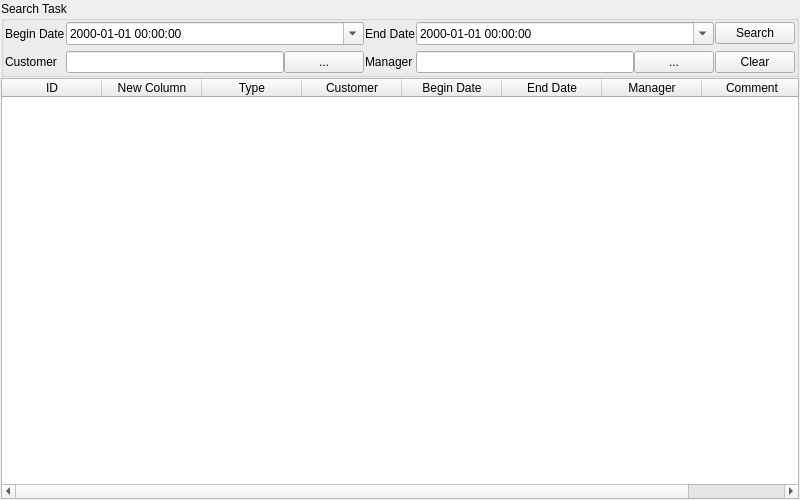
<?xml version="1.0" encoding="UTF-8"?>
<ui version="4.0">
 <class>TaskDataWidget</class>
 <widget class="QWidget" name="TaskDataWidget">
  <property name="geometry">
   <rect>
    <x>0</x>
    <y>0</y>
    <width>800</width>
    <height>500</height>
   </rect>
  </property>
  <property name="windowTitle">
   <string>Form</string>
  </property>
  <layout class="QVBoxLayout" name="verticalLayout">
   <property name="spacing">
    <number>1</number>
   </property>
   <property name="leftMargin">
    <number>1</number>
   </property>
   <property name="topMargin">
    <number>1</number>
   </property>
   <property name="rightMargin">
    <number>1</number>
   </property>
   <property name="bottomMargin">
    <number>1</number>
   </property>
   <item>
    <widget class="QGroupBox" name="searchTasksGroup">
     <property name="title">
      <string>Search Task</string>
     </property>
     <layout class="QGridLayout" name="gridLayout">
      <property name="leftMargin">
       <number>1</number>
      </property>
      <property name="topMargin">
       <number>1</number>
      </property>
      <property name="rightMargin">
       <number>1</number>
      </property>
      <property name="bottomMargin">
       <number>1</number>
      </property>
      <property name="horizontalSpacing">
       <number>1</number>
      </property>
      <item row="1" column="3">
       <widget class="QFrame" name="managerFrame">
        <property name="frameShape">
         <enum>QFrame::NoFrame</enum>
        </property>
        <property name="frameShadow">
         <enum>QFrame::Raised</enum>
        </property>
        <layout class="QHBoxLayout" name="horizontalLayout_2">
         <property name="spacing">
          <number>0</number>
         </property>
         <property name="leftMargin">
          <number>0</number>
         </property>
         <property name="topMargin">
          <number>0</number>
         </property>
         <property name="rightMargin">
          <number>0</number>
         </property>
         <property name="bottomMargin">
          <number>0</number>
         </property>
         <item>
          <widget class="QLineEdit" name="managerInput"/>
         </item>
         <item>
          <widget class="QPushButton" name="selectManagerBtn">
           <property name="text">
            <string>...</string>
           </property>
          </widget>
         </item>
        </layout>
       </widget>
      </item>
      <item row="1" column="4">
       <widget class="QPushButton" name="clearBtn">
        <property name="text">
         <string>Clear</string>
        </property>
       </widget>
      </item>
      <item row="1" column="1">
       <widget class="QFrame" name="customerFrame">
        <property name="frameShape">
         <enum>QFrame::NoFrame</enum>
        </property>
        <property name="frameShadow">
         <enum>QFrame::Raised</enum>
        </property>
        <layout class="QHBoxLayout" name="horizontalLayout">
         <property name="spacing">
          <number>0</number>
         </property>
         <property name="leftMargin">
          <number>0</number>
         </property>
         <property name="topMargin">
          <number>0</number>
         </property>
         <property name="rightMargin">
          <number>0</number>
         </property>
         <property name="bottomMargin">
          <number>0</number>
         </property>
         <item>
          <widget class="QLineEdit" name="customerInput"/>
         </item>
         <item>
          <widget class="QPushButton" name="customerSelectBtn">
           <property name="text">
            <string>...</string>
           </property>
          </widget>
         </item>
        </layout>
       </widget>
      </item>
      <item row="1" column="0">
       <widget class="QLabel" name="label_3">
        <property name="text">
         <string>Customer</string>
        </property>
       </widget>
      </item>
      <item row="0" column="2">
       <widget class="QLabel" name="label_2">
        <property name="text">
         <string>End Date</string>
        </property>
       </widget>
      </item>
      <item row="0" column="1">
       <widget class="QDateTimeEdit" name="taskBeginDate">
        <property name="currentSection">
         <enum>QDateTimeEdit::YearSection</enum>
        </property>
        <property name="displayFormat">
         <string>yyyy-MM-dd hh:mm:ss</string>
        </property>
        <property name="calendarPopup">
         <bool>true</bool>
        </property>
       </widget>
      </item>
      <item row="1" column="2">
       <widget class="QLabel" name="label_4">
        <property name="text">
         <string>Manager</string>
        </property>
       </widget>
      </item>
      <item row="0" column="3">
       <widget class="QDateTimeEdit" name="taskEndDate">
        <property name="displayFormat">
         <string>yyyy-MM-dd hh:mm:ss</string>
        </property>
        <property name="calendarPopup">
         <bool>true</bool>
        </property>
       </widget>
      </item>
      <item row="0" column="0">
       <widget class="QLabel" name="label">
        <property name="text">
         <string>Begin Date</string>
        </property>
       </widget>
      </item>
      <item row="0" column="4">
       <widget class="QPushButton" name="searchBtn">
        <property name="text">
         <string>Search</string>
        </property>
       </widget>
      </item>
     </layout>
    </widget>
   </item>
   <item>
    <widget class="QTableWidget" name="tasksDatatable">
     <column>
      <property name="text">
       <string>ID</string>
      </property>
     </column>
     <column>
      <property name="text">
       <string>New Column</string>
      </property>
     </column>
     <column>
      <property name="text">
       <string>Type</string>
      </property>
     </column>
     <column>
      <property name="text">
       <string>Customer</string>
      </property>
     </column>
     <column>
      <property name="text">
       <string>Begin Date</string>
      </property>
     </column>
     <column>
      <property name="text">
       <string>End Date</string>
      </property>
     </column>
     <column>
      <property name="text">
       <string>Manager</string>
      </property>
     </column>
     <column>
      <property name="text">
       <string>Comment</string>
      </property>
     </column>
    </widget>
   </item>
  </layout>
 </widget>
 <resources/>
 <connections/>
</ui>
